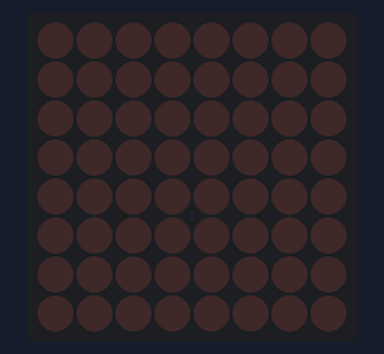
Bench run of a sketch on a simulated Arduino Uno, built with avr-gcc and run on an emulated ATmega328P. Shown: 8×8 LED matrix. Wiring (inferred from the names in the program): LED matrix (orientation assumed): rows pin 13, A3, pin 2, pin 10, pin 9, pin 3, pin 8, pin 5; columns A2, pin 7, pin 6, pin 12, pin 4, pin 11, A4, A5.

Above: at 0.1 s.
At 1.2 s:
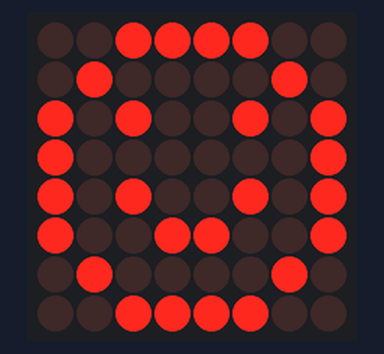
At 2.3 s:
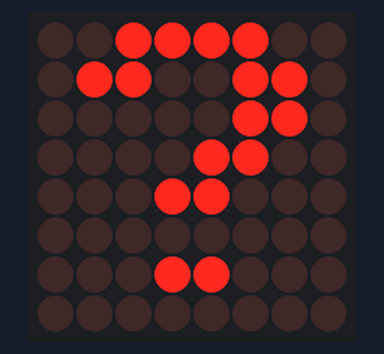

The sketch:

EightByEightDisplay.ino
```cpp
#include "EightByEightDisplay.h"

EightByEightDisplay display;

int C1 = A2;
int C2 = 7;
int C3 = 6;
int C4 = 12;
int C5 = 4;
int C6 = 11;
int C7 = A4;
int C8 = A5;

// R for Rows
int R1 = 13;
int R2 = A3;
int R3 = 2;
int R4 = 10;
int R5 = 9;
int R6 = 3;
int R7 = 8;
int R8 = 5;

uint8_t questionmark[8][8] = {
  { LOW, LOW, HIGH, HIGH, HIGH, HIGH, LOW, LOW },
  { LOW, HIGH, HIGH, LOW, LOW, HIGH, HIGH, LOW },
  { LOW, LOW, LOW, LOW, LOW, HIGH, HIGH, LOW },
  { LOW, LOW, LOW, LOW, HIGH, HIGH, LOW, LOW },
  { LOW, LOW, LOW, HIGH, HIGH, LOW, LOW, LOW },
  { LOW, LOW, LOW, LOW, LOW, LOW, LOW, LOW },
  { LOW, LOW, LOW, HIGH, HIGH, LOW, LOW, LOW },
  { LOW, LOW, LOW, LOW, LOW, LOW, LOW, LOW },
};

uint8_t smile[8][8] = {
  { LOW, LOW, HIGH, HIGH, HIGH, HIGH, LOW, LOW },
  { LOW, HIGH, LOW, LOW, LOW, LOW, HIGH, LOW },
  { HIGH, LOW, HIGH, LOW, LOW, HIGH, LOW, HIGH },
  { HIGH, LOW, LOW, LOW, LOW, LOW, LOW, HIGH },
  { HIGH, LOW, HIGH, LOW, LOW, HIGH, LOW, HIGH },
  { HIGH, LOW, LOW, HIGH, HIGH, LOW, LOW, HIGH },
  { LOW, HIGH, LOW, LOW, LOW, LOW, HIGH, LOW },
  { LOW, LOW, HIGH, HIGH, HIGH, HIGH, LOW, LOW },
};

void setup() {
  uint8_t row[8] = { R1, R2, R3, R4, R5, R6, R7, R8 };
  uint8_t col[8] = { C1, C2, C3, C4, C5, C6, C7, C8 };
  display.init(1, row, col);
}

int count = 0;
void loop() {

  if (count == 1000) {
    display.update(smile);
  } else if (count == 2000) {
    display.update(questionmark);
    count = 0;
  }

  display.refresh();
  count++;
}
```

EightByEightDisplay.cpp
```cpp
#include "EightByEightDisplay.h"

EightByEightDisplay::EightByEightDisplay() {
}

void EightByEightDisplay::init(uint8_t hardwareConfig, const uint8_t rowPins[], const uint8_t columnPins[]) {
  initializeCathodeAndAnodes(hardwareConfig);
  initializePins(rowPins, columnPins);
  initializePixelMatrix();

  for (uint8_t i = 0; i < 8; i++) {
    row[i] = rowPins[i];
  }

  for (uint8_t i = 0; i < 8; i++) {
    col[i] = columnPins[i];
  }
}

void EightByEightDisplay::update(const uint8_t pixelsIn[8][8]) {
  for (uint8_t r = 0; r < 8; r++) {
    for (uint8_t c = 0; c < 8; c++) {
      pixels[r][c] = pixelsIn[r][c];
    }
  }
}

void EightByEightDisplay::refresh() {
  for (int r = 0; r < 8; r++) {
    allColumnsOFF();
    rowON(r);

    for (int c = 0; c < 8; c++) {
      int pixelState = pixels[r][c];

      if (pixelState == HIGH) columnON(c);
      else columnOFF(c);
    }

    // Let the LEDs of this row light up for a while.
    delayMicroseconds(50);
    rowOFF(r);
  }
}

void EightByEightDisplay::initializeCathodeAndAnodes(uint8_t hardwareConfig) {
  switch (hardwareConfig) {
    case 0:  // Row Common cathode, Column Common anode
      ROW_ON = LOW;
      ROW_OFF = HIGH;

      COLUMN_ON = HIGH;
      COLUMN_OFF = LOW;
      break;

    case 1:  // Row Common anode, Column Common cathode
      ROW_ON = HIGH;
      ROW_OFF = LOW;

      COLUMN_ON = LOW;
      COLUMN_OFF = HIGH;
      break;
  }
}

void EightByEightDisplay::initializePins(const uint8_t rowPins[], const uint8_t columnPins[]) {
  for (int i = 0; i < 8; i++) {
    pinMode(columnPins[i], OUTPUT);
    pinMode(rowPins[i], OUTPUT);

    rowOFF(i);
  }
}

void EightByEightDisplay::initializePixelMatrix() {
  for (int x = 0; x < 8; x++) {
    for (int y = 0; y < 8; y++) {
      pixels[x][y] = LOW;
    }
  }
}

void EightByEightDisplay::rowON(uint8_t index) {
  digitalWrite(row[index], ROW_ON);
}

void EightByEightDisplay::rowOFF(uint8_t index) {
  digitalWrite(row[index], ROW_OFF);
}

void EightByEightDisplay::columnON(uint8_t index) {
  digitalWrite(col[index], COLUMN_ON);
}

void EightByEightDisplay::columnOFF(uint8_t index) {
  digitalWrite(col[index], COLUMN_OFF);
}

void EightByEightDisplay::allColumnsOFF() {
  digitalWrite(col[0], COLUMN_OFF);
  digitalWrite(col[1], COLUMN_OFF);
  digitalWrite(col[2], COLUMN_OFF);
  digitalWrite(col[3], COLUMN_OFF);
  digitalWrite(col[4], COLUMN_OFF);
  digitalWrite(col[5], COLUMN_OFF);
  digitalWrite(col[6], COLUMN_OFF);
  digitalWrite(col[7], COLUMN_OFF);
}
```

EightByEightDisplay.h
```cpp
#ifndef EightByEightDisplay_h
#define EightByEightDisplay_h

#if defined(ARDUINO) && ARDUINO >= 100
#include "Arduino.h"
#else
#include "WProgram.h"
#endif

class EightByEightDisplay {
public:
  EightByEightDisplay();
  void init(uint8_t hardwareConfig, const uint8_t rowPins[], const uint8_t columnPins[]);
  void update(const uint8_t pixelsIn[8][8]);
  void refresh();

private:
  uint8_t ROW_ON;
  uint8_t ROW_OFF;
  uint8_t COLUMN_ON;
  uint8_t COLUMN_OFF;

  uint8_t pixels[8][8];

  uint8_t row[8];
  uint8_t col[8];

  void initializeCathodeAndAnodes(uint8_t hardwareConfig);
  void initializePins(const uint8_t rowPins[], const uint8_t columnPins[]);
  void initializePixelMatrix();

  void rowON(uint8_t index);
  void rowOFF(uint8_t index);
  void columnON(uint8_t index);
  void columnOFF(uint8_t index);
  void allColumnsOFF();
};

#endif  //EightByEightDisplay_h
        /// END ///
```

Measured:
- what the display in image 1 shows lasts 1.1 s, from 1.1 s to 2.2 s
